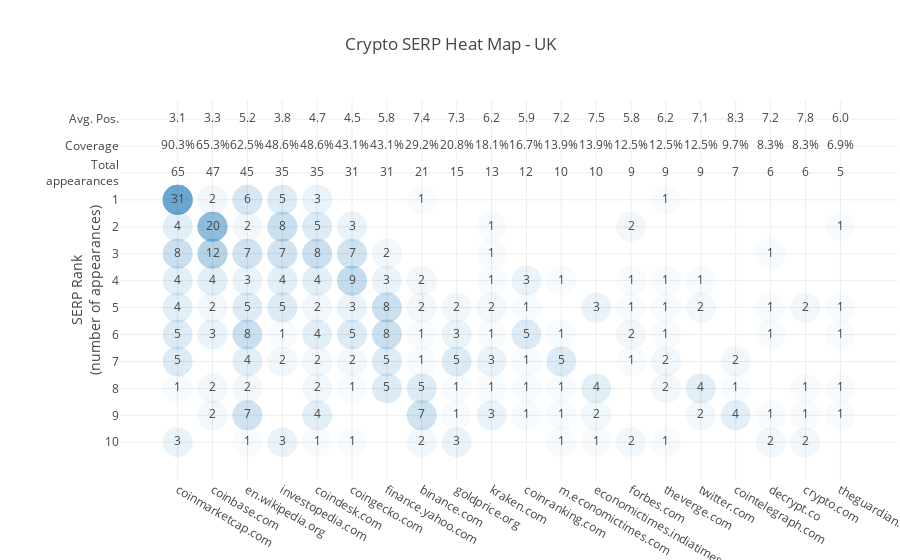

Write notebook code for a chart like this one.
### Code cell
serp_heatmap(crypto[crypto['gl'].eq('uk')], num_domains=20, title='Crypto SERP Heat Map - UK')

### Figure 1 — Plotly figure (JSON) as saved in the notebook; plotly's stock layout.template omitted (floating-point values rounded to 4 significant figures; data arrays with more than 128 entries replaced by an {"elided": "..."} marker saying what was removed)
{"data": [{"marker": {"opacity": 0.03226, "size": 30}, "mode": "markers", "type": "scatter", "x": {"elided": "421 str values"}, "y": {"elided": "421 int values"}}, {"mode": "text", "text": {"elided": "131 int values"}, "type": "scatter", "x": {"elided": "131 str values"}, "y": {"elided": "131 int values"}}, {"marker": {"size": 50}, "mode": "text", "text": "65", "type": "scatter", "x": ["coinmarketcap.com"], "y": [0]}, {"mode": "text", "text": "90.3%", "type": "scatter", "x": ["coinmarketcap.com"], "y": [-1]}, {"marker": {"size": 50}, "mode": "text", "text": "3.1", "type": "scatter", "x": ["coinmarketcap.com"], "y": [-2]}, {"marker": {"size": 50}, "mode": "text", "text": "12", "type": "scatter", "x": ["coinranking.com"], "y": [0]}, {"mode": "text", "text": "16.7%", "type": "scatter", "x": ["coinranking.com"], "y": [-1]}, {"marker": {"size": 50}, "mode": "text", "text": "5.9", "type": "scatter", "x": ["coinranking.com"], "y": [-2]}, {"marker": {"size": 50}, "mode": "text", "text": "7", "type": "scatter", "x": ["cointelegraph.com"], "y": [0]}, {"mode": "text", "text": "9.7%", "type": "scatter", "x": ["cointelegraph.com"], "y": [-1]}, {"marker": {"size": 50}, "mode": "text", "text": "8.3", "type": "scatter", "x": ["cointelegraph.com"], "y": [-2]}, {"marker": {"size": 50}, "mode": "text", "text": "6", "type": "scatter", "x": ["crypto.com"], "y": [0]}, {"mode": "text", "text": "8.3%", "type": "scatter", "x": ["crypto.com"], "y": [-1]}, {"marker": {"size": 50}, "mode": "text", "text": "7.8", "type": "scatter", "x": ["crypto.com"], "y": [-2]}, {"marker": {"size": 50}, "mode": "text", "text": "6", "type": "scatter", "x": ["decrypt.co"], "y": [0]}, {"mode": "text", "text": "8.3%", "type": "scatter", "x": ["decrypt.co"], "y": [-1]}, {"marker": {"size": 50}, "mode": "text", "text": "7.2", "type": "scatter", "x": ["decrypt.co"], "y": [-2]}, {"marker": {"size": 50}, "mode": "text", "text": "10", "type": "scatter", "x": ["economictimes.indiatimes.com"], "y": [0]}, {"mode": "text", "text": "13.9%", "type": "scatter", "x": ["economictimes.indiatimes.com"], "y": [-1]}, {"marker": {"size": 50}, "mode": "text", "text": "7.5", "type": "scatter", "x": ["economictimes.indiatimes.com"], "y": [-2]}, {"marker": {"size": 50}, "mode": "text", "text": "45", "type": "scatter", "x": ["en.wikipedia.org"], "y": [0]}, {"mode": "text", "text": "62.5%", "type": "scatter", "x": ["en.wikipedia.org"], "y": [-1]}, {"marker": {"size": 50}, "mode": "text", "text": "5.2", "type": "scatter", "x": ["en.wikipedia.org"], "y": [-2]}, {"marker": {"size": 50}, "mode": "text", "text": "31", "type": "scatter", "x": ["finance.yahoo.com"], "y": [0]}, {"mode": "text", "text": "43.1%", "type": "scatter", "x": ["finance.yahoo.com"], "y": [-1]}, {"marker": {"size": 50}, "mode": "text", "text": "5.8", "type": "scatter", "x": ["finance.yahoo.com"], "y": [-2]}, {"marker": {"size": 50}, "mode": "text", "text": "15", "type": "scatter", "x": ["goldprice.org"], "y": [0]}, {"mode": "text", "text": "20.8%", "type": "scatter", "x": ["goldprice.org"], "y": [-1]}, {"marker": {"size": 50}, "mode": "text", "text": "7.3", "type": "scatter", "x": ["goldprice.org"], "y": [-2]}, {"marker": {"size": 50}, "mode": "text", "text": "10", "type": "scatter", "x": ["m.economictimes.com"], "y": [0]}, {"mode": "text", "text": "13.9%", "type": "scatter", "x": ["m.economictimes.com"], "y": [-1]}, {"marker": {"size": 50}, "mode": "text", "text": "7.2", "type": "scatter", "x": ["m.economictimes.com"], "y": [-2]}, {"marker": {"size": 50}, "mode": "text", "text": "9", "type": "scatter", "x": ["twitter.com"], "y": [0]}, {"mode": "text", "text": "12.5%", "type": "scatter", "x": ["twitter.com"], "y": [-1]}, {"marker": {"size": 50}, "mode": "text", "text": "7.1", "type": "scatter", "x": ["twitter.com"], "y": [-2]}, {"marker": {"size": 50}, "mode": "text", "text": "21", "type": "scatter", "x": ["binance.com"], "y": [0]}, {"mode": "text", "text": "29.2%", "type": "scatter", "x": ["binance.com"], "y": [-1]}, {"marker": {"size": 50}, "mode": "text", "text": "7.4", "type": "scatter", "x": ["binance.com"], "y": [-2]}, {"marker": {"size": 50}, "mode": "text", "text": "47", "type": "scatter", "x": ["coinbase.com"], "y": [0]}, {"mode": "text", "text": "65.3%", "type": "scatter", "x": ["coinbase.com"], "y": [-1]}, {"marker": {"size": 50}, "mode": "text", "text": "3.3", "type": "scatter", "x": ["coinbase.com"], "y": [-2]}, {"marker": {"size": 50}, "mode": "text", "text": "35", "type": "scatter", "x": ["coindesk.com"], "y": [0]}, {"mode": "text", "text": "48.6%", "type": "scatter", "x": ["coindesk.com"], "y": [-1]}, {"marker": {"size": 50}, "mode": "text", "text": "4.7", "type": "scatter", "x": ["coindesk.com"], "y": [-2]}, {"marker": {"size": 50}, "mode": "text", "text": "31", "type": "scatter", "x": ["coingecko.com"], "y": [0]}, {"mode": "text", "text": "43.1%", "type": "scatter", "x": ["coingecko.com"], "y": [-1]}, {"marker": {"size": 50}, "mode": "text", "text": "4.5", "type": "scatter", "x": ["coingecko.com"], "y": [-2]}, {"marker": {"size": 50}, "mode": "text", "text": "9", "type": "scatter", "x": ["forbes.com"], "y": [0]}, {"mode": "text", "text": "12.5%", "type": "scatter", "x": ["forbes.com"], "y": [-1]}, {"marker": {"size": 50}, "mode": "text", "text": "5.8", "type": "scatter", "x": ["forbes.com"], "y": [-2]}, {"marker": {"size": 50}, "mode": "text", "text": "35", "type": "scatter", "x": ["investopedia.com"], "y": [0]}, {"mode": "text", "text": "48.6%", "type": "scatter", "x": ["investopedia.com"], "y": [-1]}, {"marker": {"size": 50}, "mode": "text", "text": "3.8", "type": "scatter", "x": ["investopedia.com"], "y": [-2]}, {"marker": {"size": 50}, "mode": "text", "text": "13", "type": "scatter", "x": ["kraken.com"], "y": [0]}, {"mode": "text", "text": "18.1%", "type": "scatter", "x": ["kraken.com"], "y": [-1]}, {"marker": {"size": 50}, "mode": "text", "text": "6.2", "type": "scatter", "x": ["kraken.com"], "y": [-2]}, {"marker": {"size": 50}, "mode": "text", "text": "5", "type": "scatter", "x": ["theguardian.com"], "y": [0]}, {"mode": "text", "text": "6.9%", "type": "scatter", "x": ["theguardian.com"], "y": [-1]}, {"marker": {"size": 50}, "mode": "text", "text": "6.0", "type": "scatter", "x": ["theguardian.com"], "y": [-2]}, {"marker": {"size": 50}, "mode": "text", "text": "9", "type": "scatter", "x": ["theverge.com"], "y": [0]}, {"mode": "text", "text": "12.5%", "type": "scatter", "x": ["theverge.com"], "y": [-1]}, {"marker": {"size": 50}, "mode": "text", "text": "6.2", "type": "scatter", "x": ["theverge.com"], "y": [-2]}], "layout": {"autosize": true, "hovermode": false, "margin": {"l": 120, "pad": 0, "r": 2}, "showlegend": false, "title": {"text": "Crypto SERP Heat Map - UK"}, "xaxis": {"autorange": true, "range": [-1.65, 20.65], "type": "category"}, "yaxis": {"autorange": true, "range": [12.32, -2.754], "ticktext": ["Avg. Pos.", "Coverage", "Total<br>appearances", 1, 2, 3, 4, 5, 6, 7, 8, 9, 10], "tickvals": [-2, -1, 0, 1, 2, 3, 4, 5, 6, 7, 8, 9, 10], "title": {"text": "SERP Rank<br>(number of appearances)"}, "type": "linear", "zeroline": false}}}
